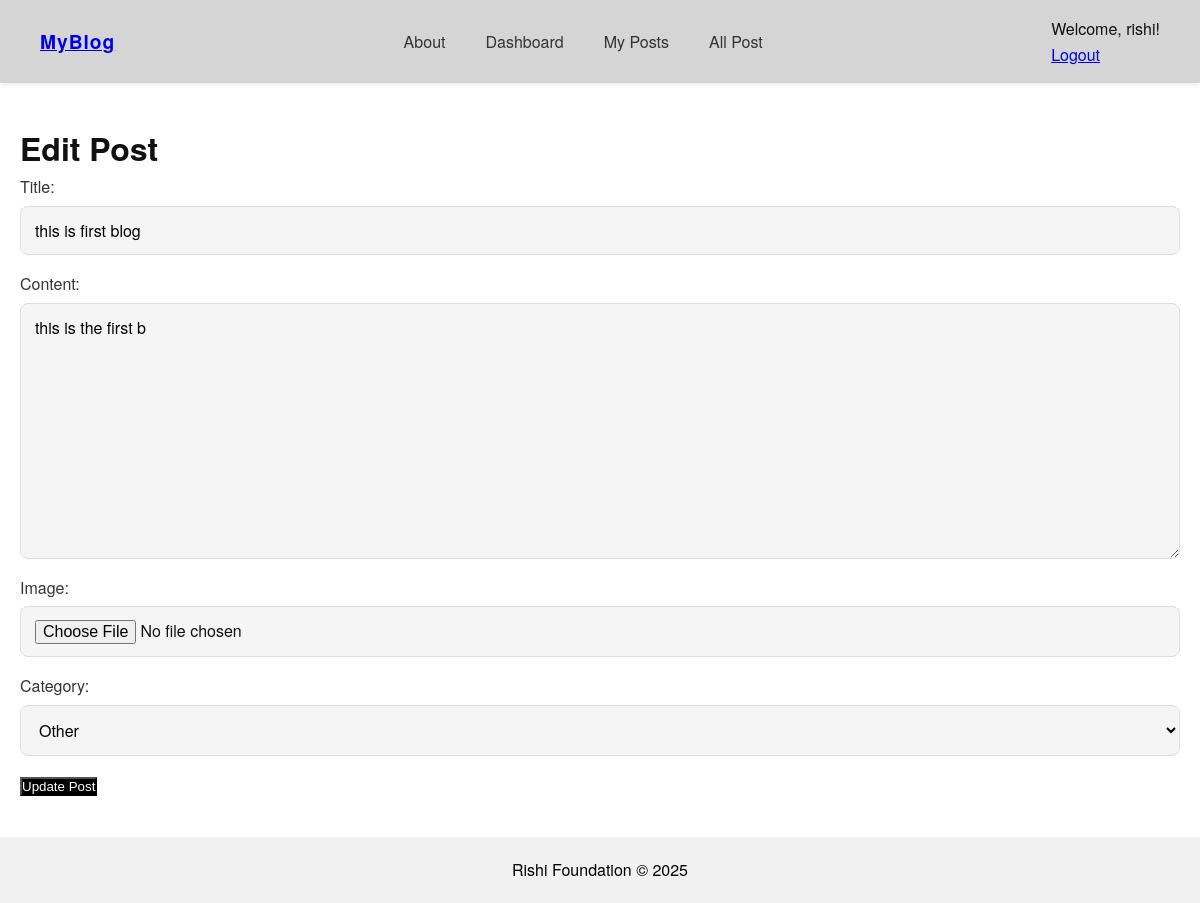
Screenshot of /post/25/edit/ (signed in) with the database file from the repository.
### blog/models.py (models this page shows, shortened)
class Post(models.Model):
    CATEGORY_CHOICES = [
        ('tech', 'Tech'),
        ('travel', 'Travel'),
        ('lifestyle', 'Lifestyle'),
        ('news', 'News'),
        ('other', 'Other'),
    ]
    title = models.CharField(max_length=200)
    content = RichTextUploadingField()  # CKEditor with image upload
    category = models.CharField(max_length=50, choices=CATEGORY_CHOICES, default='other')
    created_at = models.DateTimeField(default=timezone.now)
    author = models.ForeignKey(User, on_delete=models.CASCADE, null=True, blank=True)
    image = models.ImageField(upload_to='blog_images/', null=True, blank=True)
    likes = models.ManyToManyField(User, related_name='blog_likes', blank=True)

### blog/views.py (the view)
# urls.py: path('post/<int:id>/edit/', views.edit_blog, name='edit_blog'),
@login_required
def edit_blog(request, id):
    post = get_object_or_404(Post, id=id)
    if request.method == 'POST':
        form = PostForm(request.POST, request.FILES, instance=post)
        if form.is_valid():
            form.save()
            return redirect('post_detail', id=post.id)
    else:
        form = PostForm(instance=post)
    return render(request, 'blog/edit_blog.html', {'form': form, 'post': post})

### blog/forms.py
class PostForm(forms.ModelForm):
    class Meta:
        model = Post
        fields = ['title', 'content', 'image', 'category']

### blog/template/blog/edit_blog.html (shortened to what this page needs)
{% extends 'blog/base.html' %}
{% load static %}
{% block content %}
<link rel="stylesheet" href="{% static 'css/style.css' %}">
<div class="container">
  <div class="form-card">
    <h1>Edit Post</h1>
    <form method="POST" enctype="multipart/form-data">
      {{ form.as_p }}
      <button type="submit" class="btn-primary">Update Post</button>
    </form>
  </div>
</div>
{% endblock %}

### blog/template/blog/base.html (shortened to what this page needs)
{% load static %}
<!DOCTYPE html>
<html lang="en">
<head>
  <link rel="stylesheet" href="{% static 'css/style.css' %}">
</head>
<body>
  <header class="ghost-navbar">
    <div class="logo"> <a href="{% url 'home' %}">MyBlog</a></div>
    <nav class="nav-links">
      <a href="{% url 'about' %}">About</a>
      <a href="{%url 'home'%}">Dashboard</a>
      <a href="{% url 'my_posts' %}">My Posts</a>
      <a href="{% url 'show_blog'  %}">All Post</a>
    </nav>
    <div class="auth-links">
      {% if user.is_authenticated %}
      <p>Welcome, {{ user.username }}!</p>
      <a href="{% url 'logout' %}">Logout</a>
      {% else %}
      <a href="{% url 'login' %}">Sign in</a>
      <a href="{% url 'register' %}" class="btn-primary">Get Started — free</a>
      {% endif %}
    </div>
  </header>
  <div class="wrapper">
    {% block content %}{% endblock %}
  </div>
  <footer class="ghost-footer">
    <p>Rishi Foundation © 2025</p>
  </footer>
</body>
</html>

### blog/static/css/style.css (style rules this page uses)
:root { --primary-color: #000000; --primary-color-dark: #333333; --accent-color: #e4bc1f; --secondary-color: #f5f5f5; --danger-color: #dc3545; --success-color: #28a745; --text-color-dark: #111111; --text-color-light: #000000; --text-color-white: #ffffff; --body-bg-color: #ffffff; --card-bg-color: #d5d5d5; --border-color: #dddddd; --shadow: 0 4px 10px rgba(0, 0, 0, 0.1); --border-radius: 8px; --transition-smooth: all 0.2s ease; --font-family: 'Helvetica Neue', sans-serif; }
* { margin: 0; padding: 0; box-sizing: border-box; }
html { scroll-behavior: smooth; }
body { font-family: var(--font-family); background-color: var(--body-bg-color); color: var(--text-color-dark); line-height: 1.6; display: flex; flex-direction: column; min-height: 100vh; }
.container { max-width: 1200px; margin: 0 auto; padding: 40px 20px; }
.btn-primary { background-color: var(--primary-color); color: var(--text-color-white); }
.form-group p, .form-card form p { display: flex; flex-direction: column; margin-bottom: 1rem; }
.form-group label, .form-card form label, .auth-card label { display: block; margin-bottom: 6px; font-weight: 500; color: #333; }
.form-group input, .form-group textarea, .form-group select, .form-card form input, .form-card form textarea, .form-card form select, .auth-card input { width: 100%; padding: 12px 14px; border: 1px solid var(--border-color); border-radius: var(--border-radius); background: #f5f5f5; font-size: 1rem; font-family: var(--font-family); }
.ghost-navbar { display: flex; align-items: center; justify-content: space-between; padding: 16px 40px; box-shadow: 0 1px 4px #0000001a; position: sticky; top: 0; background: var(--card-bg-color); z-index: 1000; }
.ghost-navbar .logo { font-weight: bold; font-size: 1.2rem; letter-spacing: 1px; text-decoration: none; color: var(--text-color-dark); }
.ghost-navbar .nav-links { list-style: none; display: flex; align-items: center; gap: 1rem; }
.ghost-navbar .nav-links a { margin: 0 12px; text-decoration: none; color: #333; font-weight: 500; }
.ghost-footer { background: #f1f1f1; text-align: center; padding: 20px; margin-top: auto; width: 100%; color: var(--text-color-light); }

### rows the page displays
Post: title "this is first blog", content "this is the first b", category "Other"

### other values shown
{{ user.username }} "rishi"
